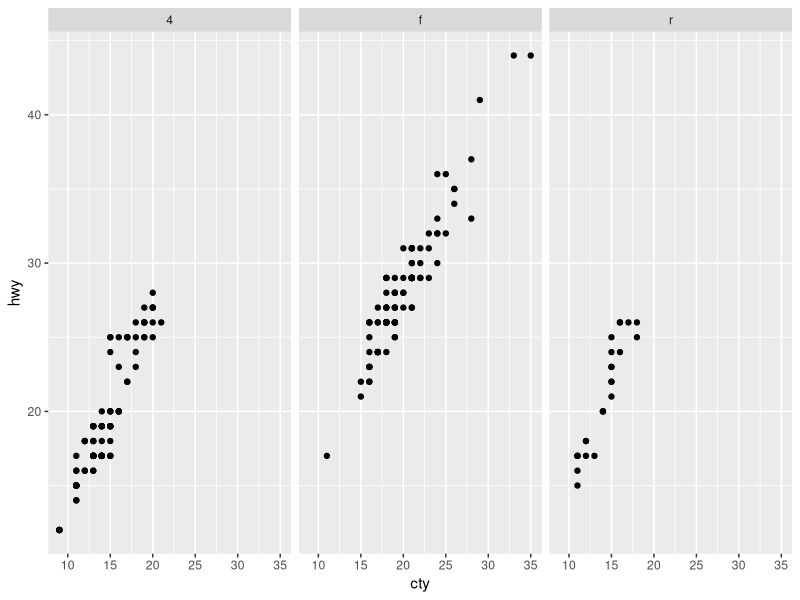
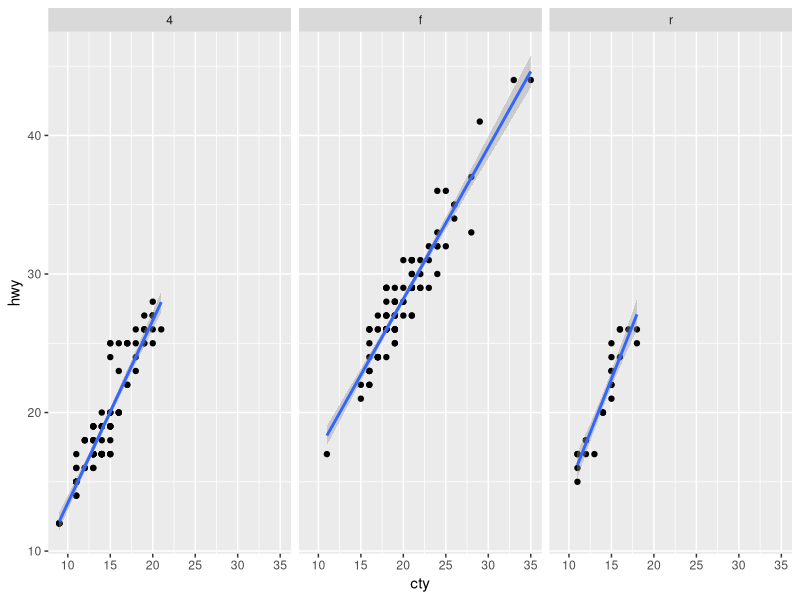
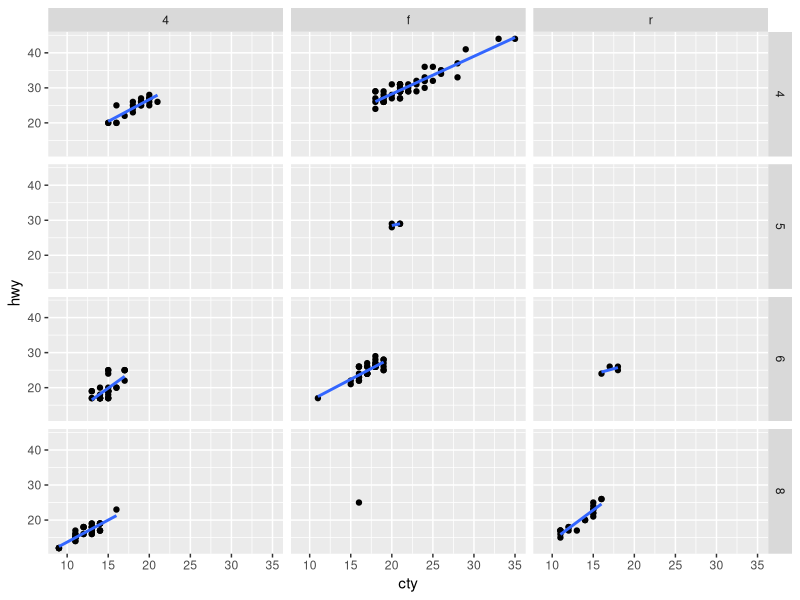
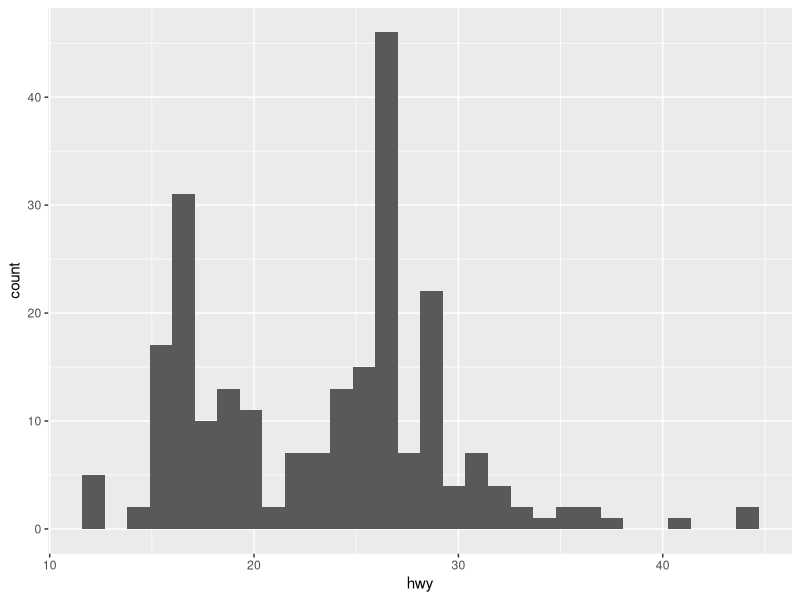
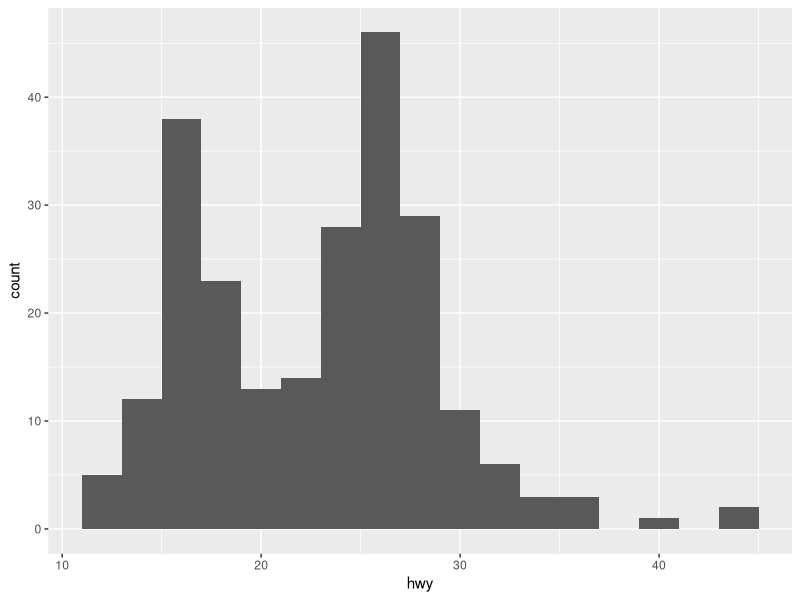
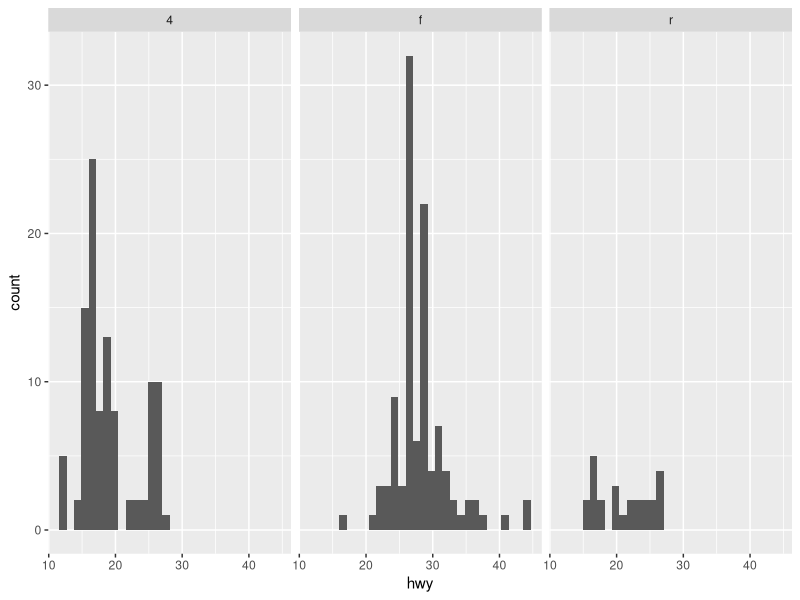
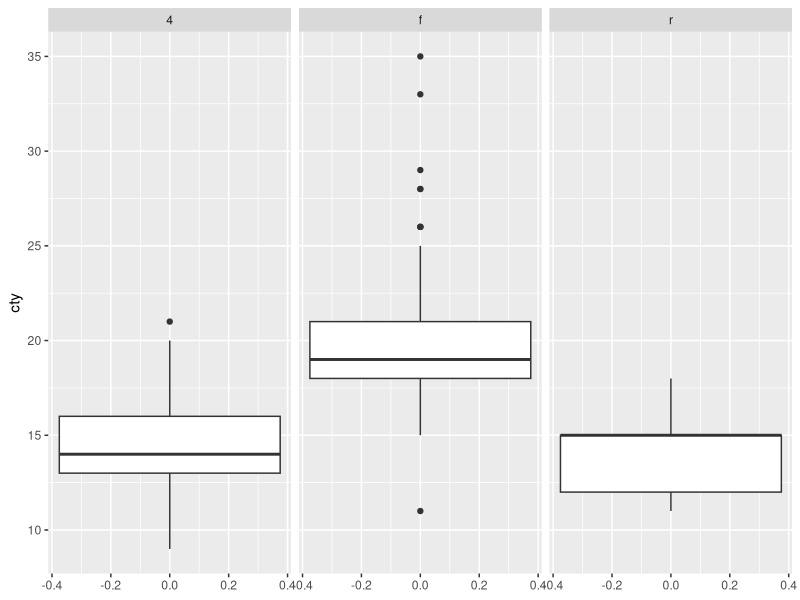
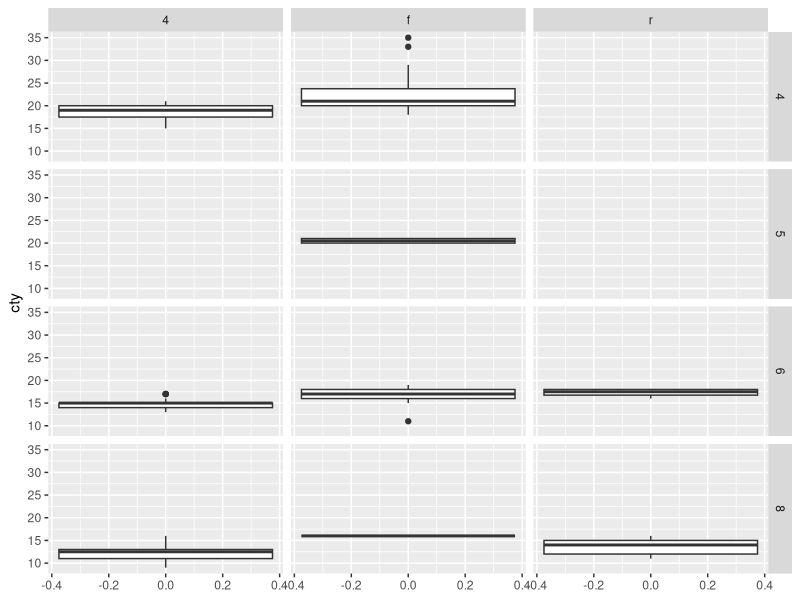

These figures' R source, in order:
library(ggplot2)
library(tidyverse)
mpg

#Creating Facet Plots

#example1 (Plotting over different levels for one categorical variable)
ggplot(data=mpg, mapping=(aes(x=cty,y=hwy))) +
  geom_point() +
  facet_wrap(~drv) 
  
#example2 (Plotting over different levels for one categorical variable, also showing regression lines)

ggplot(data=mpg, mapping=(aes(x=cty,y=hwy))) +
  geom_point() +
  geom_smooth(method=lm,se= TRUE) +
  facet_wrap(~drv) 



#example3  (Plotting over different levels for two categorical variables)
ggplot(data=mpg, mapping=(aes(x=cty,y=hwy))) +
  geom_point() +
  geom_smooth(method=lm,se=FALSE) +
  facet_grid(cyl~drv)

#example4  (Two ways for creating a histogram)
  #method 1
ggplot(data = mpg) +
  geom_histogram(mapping= aes(x=hwy, binwidth = 2))

  #method 2
ggplot(data=mpg, mapping = aes(x=hwy)) +
  geom_histogram(binwidth = 2)  

#example5 (Facet plotting for histograms over different levels of one
#categorical variable)
ggplot(data = mpg) +
  geom_histogram(mapping= aes(x=hwy)) +
  facet_wrap(~drv)


#example6 (Facet plotting for boxplots over different levels of one
#categorical variable)
ggplot(data = mpg)  +
  geom_boxplot(mapping=aes(y=cty)) +
  facet_wrap(~drv)


#example7 (Facet plotting for boxplots over different levels of two
#categorical variables)

ggplot(data = mpg)  +  
  geom_boxplot(mapping=aes(y=cty)) +
  facet_grid(cyl~drv)

#example 8  (changing the number of rows and columns of a facet plot)
ggplot(data=mpg, mapping=(aes(x=cty,y=hwy))) +
  geom_point() +
  facet_wrap(~class) 

# Change to 2 rows
ggplot(data=mpg, mapping=(aes(x=cty,y=hwy))) +
  geom_point() +              
  facet_wrap(~class, nrow = 2) 


# Change to 2 columns
ggplot(data=mpg, mapping=(aes(x=cty,y=hwy))) +
  geom_point() +
  facet_wrap(~class , ncol = 2) 




q()
y
